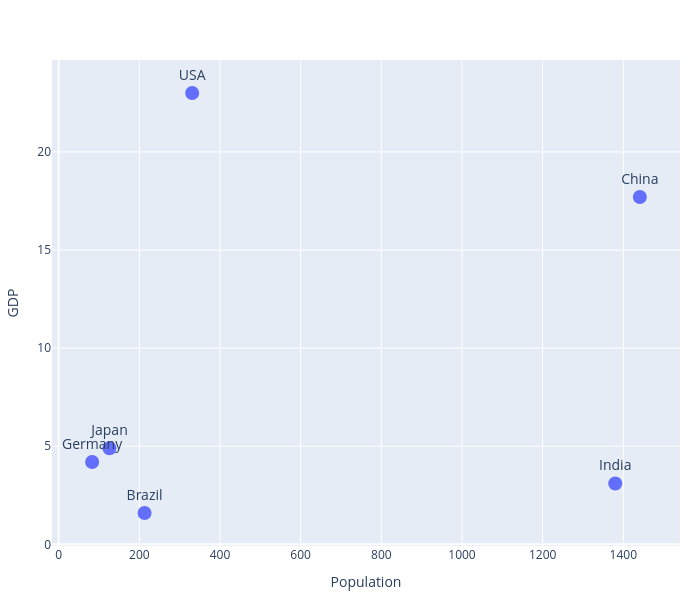

Source (notebook cell):
### Code cell
fig = px.scatter(df, 'Population', 'GDP', text='Country', height=600, width=700)
fig.update_traces(textposition="top center", marker=dict(size=14), textfont=dict(size=14))
fig.update_layout(margin=dict(l=20,r=20,t=60,b=20))
fig

### Figure 1 — Plotly figure (JSON) as saved in the notebook; plotly's stock layout.template omitted (floating-point values rounded to 4 significant figures)
{"data": [{"hovertemplate": "Population=%{x}<br>GDP=%{y}<br>Country=%{text}<extra></extra>", "legendgroup": "", "marker": {"color": "#636efa", "size": 14, "symbol": "circle"}, "mode": "markers+text", "name": "", "orientation": "v", "showlegend": false, "text": ["USA", "China", "Japan", "Germany", "India", "Brazil"], "textfont": {"size": 14}, "textposition": "top center", "type": "scatter", "x": [331, 1441, 126, 83, 1380, 213], "xaxis": "x", "y": [23.0, 17.7, 4.9, 4.2, 3.1, 1.6], "yaxis": "y"}], "layout": {"height": 600, "legend": {"tracegroupgap": 0}, "margin": {"b": 20, "l": 20, "r": 20, "t": 60}, "width": 700, "xaxis": {"anchor": "y", "domain": [0, 1], "title": {"text": "Population"}}, "yaxis": {"anchor": "x", "domain": [0, 1], "title": {"text": "GDP"}}}}
